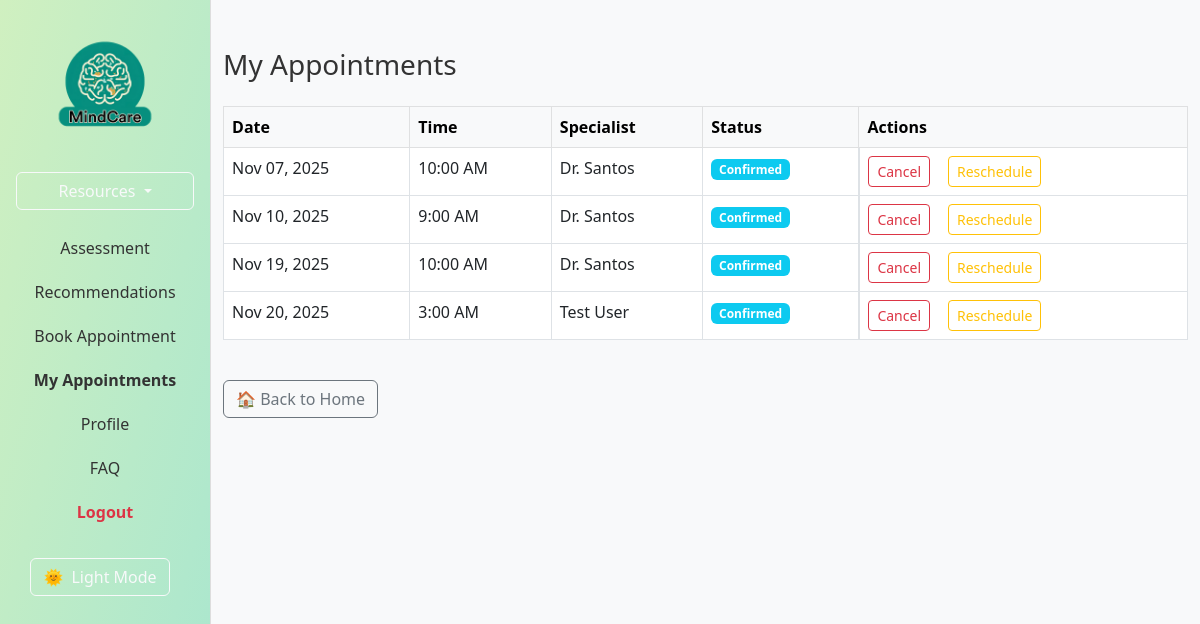
Screenshot of /appointments.php (signed in) with the database file from the repository.
### tables this page shows
CREATE TABLE `appointments` (
  `id` int(11) NOT NULL,
  `user_id` int(11) NOT NULL,
  `specialist_id` int(11) NOT NULL,
  `appointment_date` date NOT NULL,
  `appointment_time` time NOT NULL,
  `status` enum('Pending','Confirmed','Completed','Cancelled') DEFAULT 'Pending',
  `notes` text DEFAULT NULL,
  `created_at` timestamp NOT NULL DEFAULT current_timestamp()
);

CREATE TABLE `users` (
  `id` int(11) NOT NULL,
  `fullname` varchar(100) NOT NULL,
  `email` varchar(100) NOT NULL,
  `password` varchar(255) NOT NULL,
  `role` enum('Patient','Specialist') DEFAULT 'Patient',
  `age` int(11) DEFAULT NULL,
  `gender` enum('Male','Female','Other') DEFAULT NULL,
  `created_at` timestamp NOT NULL DEFAULT current_timestamp()
);

### appointments.php (the view, shortened to what this page needs)
<?php
include 'db.php';
$user_id = $_SESSION['user']['id'];
$result = $conn->query("
  SELECT a.id, a.appointment_date, a.appointment_time, a.status, u.fullname AS specialist_name
  FROM appointments a
  JOIN users u ON a.specialist_id = u.id
  WHERE a.user_id = $user_id
  ORDER BY a.appointment_date ASC
");
?>
<!DOCTYPE html>
<html>
<head>
  <link href="https://cdn.jsdelivr.net/npm/bootstrap@5.3.0/dist/css/bootstrap.min.css" rel="stylesheet">
  <link rel="stylesheet" href="style.css" />
</head>
<body>
  <div class="d-flex">
    <div id="sidebar" class="sidebar d-flex flex-column align-items-center p-3">
      <div class="logo-wrapper mb-3">
        <img src="images/MindCare.png" alt="MindCare Logo" class="logo-img" style="max-width: 120px;" />
      </div>
      <div class="dropdown w-100 mb-3">
        <button class="btn btn-outline-light dropdown-toggle w-100" type="button" data-bs-toggle="dropdown" aria-expanded="false">
          Resources
        </button>
      </div>
      <nav class="nav flex-column w-100 text-center">
        <a class="nav-link" href="assessment.php">Assessment</a>
        <a class="nav-link" href="recommendations.php">Recommendations</a>
        <a class="nav-link" href="book_appointment.php">Book Appointment</a>
        <a class="nav-link fw-bold" href="appointments.php">My Appointments</a>
        <a class="nav-link" href="profile.php">Profile</a>
        <a class="nav-link" href="faq.php">FAQ</a>
        <a class="nav-link text-danger fw-bold" href="logout.php">Logout</a>
      </nav>
      <button id="themeToggle" class="btn btn-outline-light d-flex align-items-center gap-2 mt-4">
        <span id="themeIcon">🌞</span>
        <span id="themeLabel">Light Mode</span>
      </button>
    </div>
    <div class="container py-5 fade-in">
      <h3 class="mb-4">My Appointments</h3>
      <?php if ($result->num_rows > 0): ?>
        <table class="table table-bordered">
          <thead class="table-light">
            <tr>
              <th>Date</th>
              <th>Time</th>
              <th>Specialist</th>
              <th>Status</th>
              <th>Actions</th>
            </tr>
          </thead>
          <tbody>
            <?php while ($row = $result->fetch_assoc()): ?>
              <tr>
                <td><?= date('M d, Y', strtotime($row['appointment_date'])) ?></td>
                <td><?= date('g:i A', strtotime($row['appointment_time'])) ?></td>
                <td><?= htmlspecialchars($row['specialist_name']) ?></td>
                <td><span class="badge bg-info"><?= $row['status'] ?></span></td>
                <td class="d-flex gap-2">
                  <form method="POST" action="delete_appointment.php" onsubmit="return confirm('Are you sure you want to cancel this appointment?');">
                    <button type="submit" class="btn btn-sm btn-outline-danger">Cancel</button>
                  </form>
                  <form method="GET" action="reschedule_appointment.php">
                    <button type="submit" class="btn btn-sm btn-outline-warning">Reschedule</button>
                  </form>
                </td>
              </tr>
            <?php endwhile; ?>
          </tbody>
        </table>
      <?php else: ?>
        <div class="alert alert-info">You have no appointments yet.</div>
      <?php endif; ?>
      <a href="index.php" class="btn btn-outline-secondary mt-4">🏠 Back to Home</a>
    </div>
  </div>
</body>
</html>

### style.css (style rules this page uses)
.fade-in { animation: fadeIn 1.5s ease-in-out; }
body { background-color: #f8f9fa; font-family: 'Segoe UI', Tahoma, Geneva, Verdana, sans-serif; color: #333; transition: background-color 0.3s, color 0.3s; }
.nav-link { transition: background-color 0.3s, color 0.3s; }
.btn { margin-right: 10px; }
.sidebar { background: linear-gradient(to bottom right, #d0f0c0, #a8e6cf); width: 250px; min-height: 100vh; border-right: 1px solid #ddd; transition: background-color 0.3s, color 0.3s; color: #333; }
.sidebar .nav-link { color: inherit; padding: 10px 12px; border-radius: 6px; transition: background-color 0.3s, color 0.3s; }
.logo-wrapper { display: flex; justify-content: center; align-items: center; width: 100%; }
.logo-img { height: 140px; max-width: 100%; object-fit: contain; }

### rows the page displays
appointments: appointment_date "Nov 07, 2025", appointment_time "10:00 AM", specialist.fullname "Dr. Santos", status "Confirmed"
appointments: appointment_date "Nov 10, 2025", appointment_time "9:00 AM", specialist.fullname "Dr. Santos", status "Confirmed"
appointments: appointment_date "Nov 19, 2025", appointment_time "10:00 AM", specialist.fullname "Dr. Santos", status "Confirmed"
appointments: appointment_date "Nov 20, 2025", appointment_time "3:00 AM", specialist.fullname "Test User", status "Confirmed"
